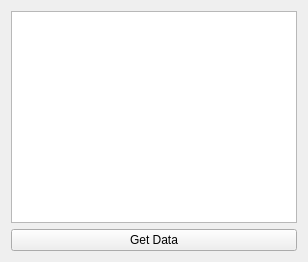
<?xml version="1.0" encoding="UTF-8"?>
<ui version="4.0">
 <class>Widget</class>
 <widget class="QWidget" name="Widget">
  <property name="geometry">
   <rect>
    <x>0</x>
    <y>0</y>
    <width>308</width>
    <height>262</height>
   </rect>
  </property>
  <property name="windowTitle">
   <string>Widget</string>
  </property>
  <layout class="QVBoxLayout" name="verticalLayout">
   <item>
    <widget class="QListView" name="listView"/>
   </item>
   <item>
    <widget class="QPushButton" name="pushButton">
     <property name="text">
      <string>Get Data</string>
     </property>
    </widget>
   </item>
  </layout>
 </widget>
 <resources/>
 <connections/>
</ui>
